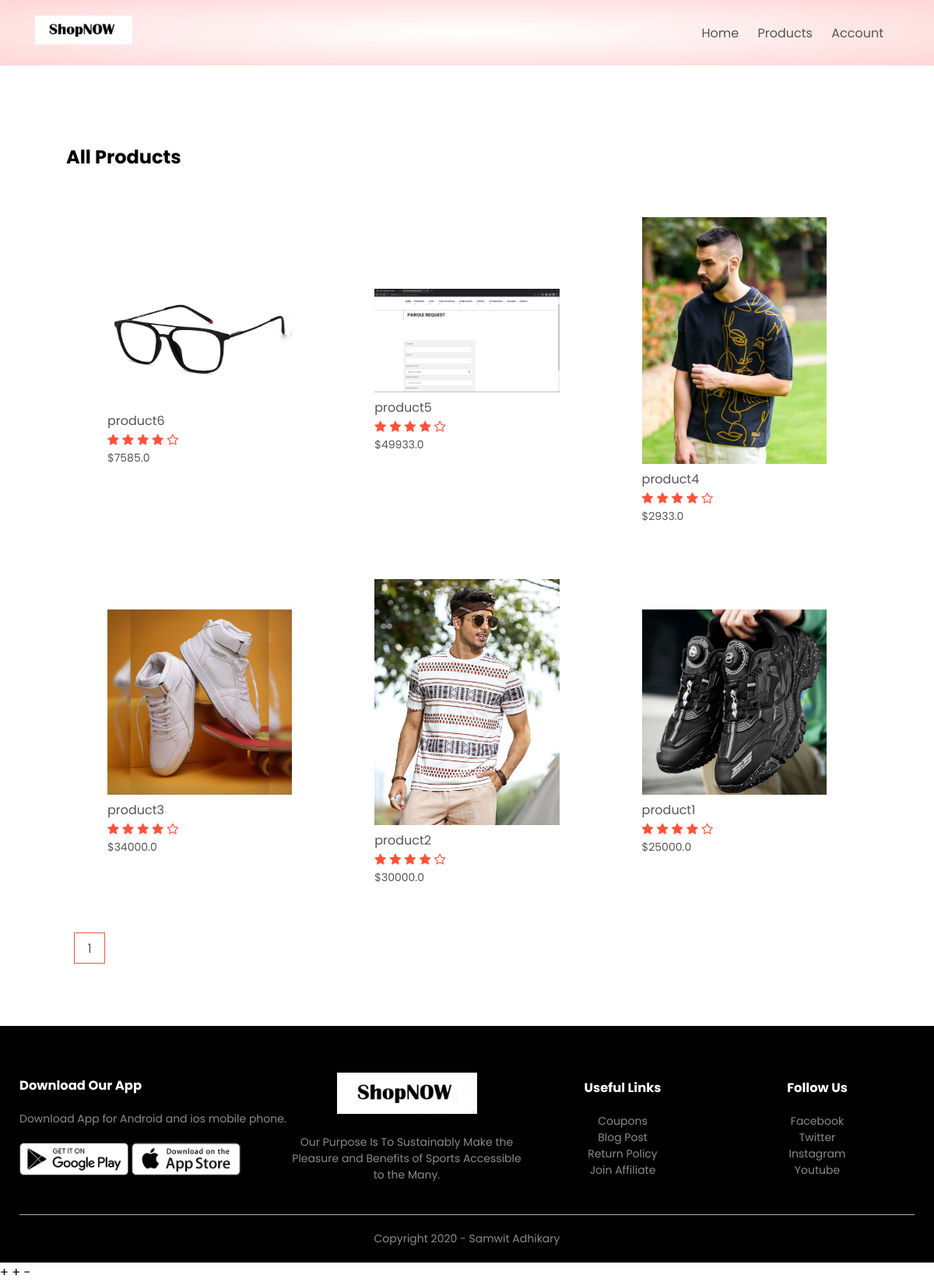
The app's page /product_list with its own data.
### products/models.py (models this page shows, shortened)
class Product(models.Model):
    LIVE=1
    DELETE=0
    DELETE_CHOICES=((LIVE,'Live'),(DELETE,'Delete'))
    title=models.CharField(max_length=200)
    price=models.FloatField()
    description=models.TextField()
    image=models.ImageField(upload_to='media/')
    priority=models.IntegerField(default=0)
    delete_status=models.IntegerField(choices=DELETE_CHOICES,default=LIVE)
    created_at=models.DateTimeField(auto_now_add=True)
    updated_at=models.DateTimeField(auto_now=True)

### products/views.py (the view)
# urls.py: path("product_list",views.list_products,name='list_product'),
def list_products(request):
    page=1
    if request.GET:
        page=request.GET.get('page',1)
    product_list=Product.objects.order_by('-priority')
    product_paginator=Paginator(product_list,10)
    product_list=product_paginator.get_page(page)
    context={'products' : product_list}
    return render(request,'products.html',context)

### products/templatetags/chunks.py (called while the page is built)
@register.filter(name='chunks')
def chunks(list_data,chunk_size):
    chunk=[]
    i=0
    for data in list_data:
        chunk.append(data)
        i=i+1
        if i==chunk_size:
            yield chunk
            i=0
            chunk=[]
    if chunk:
        yield chunk

### templates/products.html
{% extends 'blank_layout.html' %}
{% block content %}
{% include 'products_list.html' %}
{% endblock content %}

### templates/products_list.html (shortened to what this page needs)
{% load static %}
{% load chunks %}
<div class="small-container">
    <div class="row row-2">
        <h2>All Products</h2>
    </div>
    {% for product_chunks in products|chunks:3 %}
    <div class="row">
        {% for product in product_chunks %}
        <div class="col-4">
            <a href="{% url 'detail_product' product.id  %}"><img src=" {{ product.image.url }}"></a>
            <h4>{{ product.title }}</h4>
            <div class="rating">
                <i class="fa fa-star"></i>
                <i class="fa fa-star"></i>
                <i class="fa fa-star"></i>
                <i class="fa fa-star"></i>
                <i class="fa fa-star-o"></i>
            </div>
            <p>${{ product.price }}</p>
        </div>
        {% endfor %}
    </div>
    {% endfor %}
    <div class="page-btn">
    {% for i in products.paginator.page_range %}
    <a href="?page={{i}}"><span>{{i}}</span></a>
    {% endfor %}
    </div>
</div>

### static/css/style.css (style rules this page uses)
* { margin: 0; padding: 0; box-sizing: border-box; }
body { font-family: 'Poppins', sans-serif; }
a { text-decoration: none; color: #555; }
p { color: #555; }
.row { display: flex; align-items: center; flex-wrap: wrap; justify-content: space-around; }
.small-container { max-width: 1080px; margin: auto; padding-left: 25px; padding-right: 25px; }
.col-4 { flex-basis: 25%; padding: 10px; min-width: 200px; margin-bottom: 50px; transition: transform 0.5s; }
.col-4 img { width: 100%; }
h4 { color: #555; font-weight: normal; }
.col-4 p { font-size: 14px; }
.rating .fa { color: #ff523b; }
.row-2 { justify-content: space-between; margin: 100px auto 50px; }
.page-btn { margin: 0 auto 80px; }
.page-btn span { display: inline-block; border: 1px solid #ff523b; margin-left: 10px; width: 40px; height: 40px; text-align: center; line-height: 40px; cursor: pointer; }

### records on screen
Product: image (picture), title "product6", price "7585.0"
Product: image (picture), title "product5", price "49933.0"
Product: image (picture), title "product4", price "2933.0"
Product: image (picture), title "product3", price "34000.0"
Product: image (picture), title "product2", price "30000.0"
Product: image (picture), title "product1", price "25000.0"

### other values on screen
{{ i }} "1"
